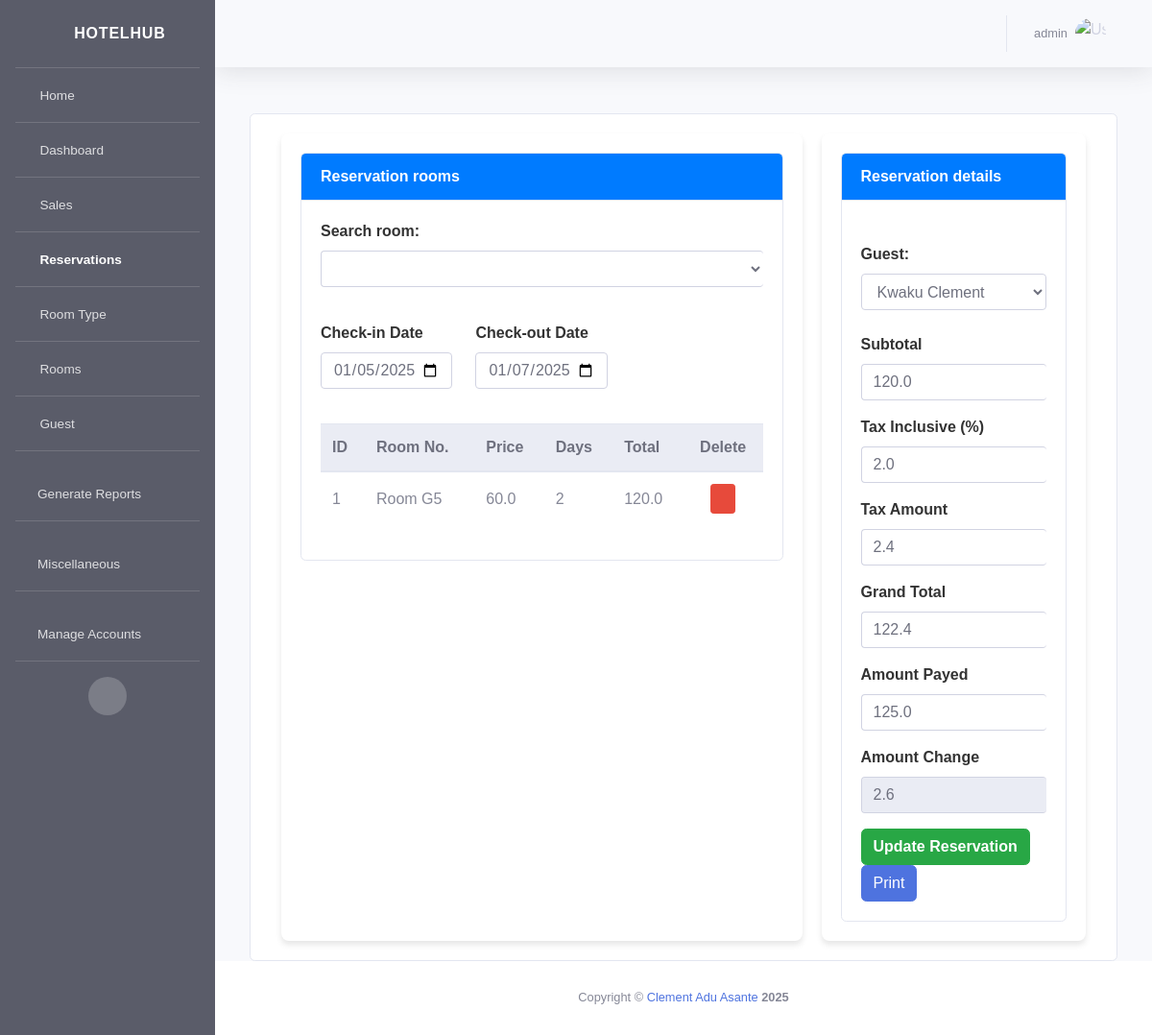
The page /reservations/reservations/2/edit/ (signed in) on the database its author committed.
### authentication/models.py (models this page shows, shortened)
class Users(AbstractBaseUser, PermissionsMixin):
    ROLE_CHOICES = [
        ('admin', 'Admin'),
        ('receptionist', 'Receptionist'),
        ('manager', 'Manager'),
        ('seller', 'Seller')
    ]
    first_name = models.CharField(max_length=256, blank=False, null=False)
    last_name = models.CharField(max_length=256, blank=False, null=False)
    username = models.CharField(max_length=256, unique=True, blank=False, null=False)
    role = models.CharField(max_length=20, choices=ROLE_CHOICES)
    phone = models.CharField(max_length=30, blank=False, null=False)
    address = models.TextField(max_length=256, blank=False, null=False)
    is_active = models.BooleanField(default=True)
    is_staff = models.BooleanField(default=False)
    last_login = models.DateTimeField(null=True, blank=True)
    objects = CustomUserManager()
    USERNAME_FIELD = 'username'
    REQUIRED_FIELDS = []
    class Meta:
        db_table = 'Users'

### reservations/models.py (models this page shows, shortened)
class Reservation(models.Model):
    STATUS_CHOICES = [
        ('Pending', 'Pending'),
        ('Checked In', 'Checked In'),
        ('Checked Out', 'Checked Out'),
        ('Canceled', 'Canceled'),
    ]
    is_deleted = models.BooleanField(default=False)
    deleted_at = models.DateTimeField(null=True, blank=True)
    deleted_by = models.ForeignKey(
        settings.AUTH_USER_MODEL,
        on_delete=models.SET_NULL,
        null=True,
        related_name='deleted_reservations'
    )
    reservation_date = models.DateField(default=now)
    check_in = models.DateTimeField(null=True, blank=True)
    check_out = models.DateTimeField(null=True, blank=True)
    guest = models.ForeignKey(Guest, on_delete=models.CASCADE)
    sub_total = models.FloatField(default=0)
    grand_total = models.FloatField(default=0)
    tax_amount = models.FloatField(default=0)
    tax_percentage = models.FloatField(default=0)
    amount_payed = models.FloatField(default=0)
    amount_change = models.FloatField(default=0)
    status = models.CharField(max_length=20, choices=STATUS_CHOICES, default='Pending')
    created_by = models.ForeignKey(settings.AUTH_USER_MODEL, on_delete=models.CASCADE, null=True, blank=True)
    class Meta:
        db_table = "Reservations"

class ReservationDetail(models.Model):
    reservation = models.ForeignKey(Reservation, on_delete=models.CASCADE)
    room = models.ForeignKey(Room, on_delete=models.CASCADE)
    price = models.FloatField()
    total_detail = models.FloatField()
    days = models.IntegerField(default=1)

### rooms/models.py (models this page shows, shortened)
class Room(models.Model):
    STATUS_CHOICES = (
        ("ACTIVE", "Active"),
        ("INACTIVE", "Inactive")
    )
    name = models.CharField(max_length=256)
    description = models.TextField(max_length=256)
    status = models.CharField(
        choices=STATUS_CHOICES,
        max_length=100,
        verbose_name="Status of the room",
    )
    room_type = models.ForeignKey(
        RoomType, related_name="room_type", on_delete=models.CASCADE, db_column='room_type')
    price = models.FloatField(default=0)
    class Meta:
        db_table = "Room"

### reservations/views.py (the view, shortened to what this page needs)
# urls.py: path('reservations/<int:reservation_id>/edit/', views.reservations_add_create_view, name='reservations_edit'),
@login_required(login_url="/authentication/login/")
def reservations_add_create_view(request, reservation_id=None):
    context = {
        "active_icon": "reservations",
        "guests": [
            g.to_select2() for g in Guest.objects.only("id", "first_name", "last_name")
        ],
    }
    if reservation_id:
        reservation = get_object_or_404(Reservation, id=reservation_id)
        context['reservation'] = reservation
        context['reservation_details'] = reservation.reservationdetail_set.all()
        context['amount_payed'] = reservation.amount_payed
    return render(request, "reservations_add.html", context=context)

### activitylog/activity_logger.py (called while the page is built)
    def __call__(self, request):
        response = self.get_response(request)
        if request.user.is_authenticated:
            action = f"{request.method} {request.path}"
            details = f"User: {request.user.username}, IP: {request.META.get('REMOTE_ADDR')}, User-Agent: {request.META.get('HTTP_USER_AGENT')}"
            ip_address = request.META.get('REMOTE_ADDR')
            mac_address = self.get_mac_address()
            ActivityLog.objects.create(
                user=request.user,
                action=action,
                details=details,
                ip_address=ip_address,
                mac_address=mac_address
            )
        return response

    def get_mac_address(self):
        mac_num = hex(uuid.getnode()).replace('0x', '').upper()
        mac = '-'.join(mac_num[i: i+2] for i in range(0, 11, 2))
        return mac

### guests/models.py (called while the page is built)
    def get_full_name(self):
        return f"{self.first_name} {self.last_name}"

    def to_select2(self):
        return {
            "label": self.get_full_name(),
            "value": self.id
        }

### reservations/templates/reservations_add.html (shortened to what this page needs)
{% extends "base.html" %}
{% load static %}
{% block stylesheets %}
<link
href="{% static 'vendor/datatables/dataTables.bootstrap4.min.css' %}"
rel="stylesheet"
/>
<link
  href="{% static 'assets/select2/select2.min.css' %}"
  rel="stylesheet"
/>
<link
  rel="stylesheet"
  href="{% static 'assets/select2/select2-bootstrap4.min.css' %}"
/>
<link
  rel="stylesheet"
  href="{% static 'assets/bootstrap-touchspin-master/jquery.bootstrap-touchspin.css' %}"
/>
{% endblock stylesheets %}
{% block content %}
<div class="container-fluid">
  <form class="reservationForm" method="post">
    <div class="row mt-4">
      <div class="card col-md-12">
        <div class="card-body ml-0">
          <div class="reservation-container">
            <div class="reservation-left">
              <div class="card card-secondary">
                <div class="card-header">Reservation rooms</div>
                <div class="card-body">
                  <div class="search-room">
                    <div class="form-group">
                      <label>Search room:</label>
                      <div class="input-group">
                        <select
                          class="form-control select2"
                          name="searchbox_rooms"
                          id="searchbox_rooms"
                        ></select>
                      </div>
                    </div>
                  </div>
                  <div class="row">
                    <div class="col-md-4">
                      <div class="form-group">
                        <label for="check_in">Check-in Date</label>
                        <input
                          type="date"
                          name="check_in"
                          class="form-control"
                          id="check_in"
                          required
                          {% if reservation %}value="{{ reservation.check_in|date:'Y-m-d' }}"{% endif %}
                        />
                      </div>
                    </div>
                    <div class="col-md-4">
                      <div class="form-group">
                        <label for="check_out">Check-out Date</label>
                        <input
                          type="date"
                          name="check_out"
                          class="form-control"
                          id="check_out"
                          required
                          {% if reservation %}value="{{ reservation.check_out|date:'Y-m-d' }}"{% endif %}
                        />
                      </div>
                    </div>
                  </div>
                  <div class="card-body table-responsive p-0">
                    <table
                      class="table table-hover text-nowrap"
                      id="table_rooms"
                      style="width: 100%"
                    >
                      <thead class="thead-light">
                        <tr>
                          <th>ID</th>
                          <th>Room No.</th>
                          <th>Price</th>
                          <th>Days</th>
                          <th>Total</th>
                          <th class="text-center">Delete</th>
                        </tr>
                      </thead>
                      <tbody>
                        {% if reservation_details %}
                          {% for detail in reservation_details %}
                            <tr>
                              <td>{{ detail.room.id }}</td>
                              <td>{{ detail.room.name }}</td>
                              <td>{{ detail.price }}</td>
                              <td>{{ detail.days }}</td>
                              <td>{{ detail.total_detail }}</td>
                              <td class="text-center">
                                <a rel="delete" type="button" class="btn btn-sm btn-danger delete-room" data-bs-toggle="tooltip" title="Delete room">
                                  <i class="fas fa-trash-alt fa-xs"></i>
                                </a>
                              </td>
                            </tr>
                          {% endfor %}
                        {% endif %}
                      </tbody>
                    </table>
                  </div>
                </div>
              </div>
            </div>
            <div class="reservation-right">
              <div class="card card-secondary">
                <div class="card-header">Reservation details</div>
                <div class="card-body">
                  <div class="form-group mt-4">
                    <label for="guest">Guest:</label>
                    <select
                      name="guest"
                      class="form-control"
                      id="searchbox_guests"
                      required
                    >
                      {% for guest in guests %}
                      <option value="{{ guest.value }}" {% if reservation and reservation.guest.id == guest.value %}selected{% endif %}>
                        {{ guest.label }}
                      </option>
                      {% endfor %}
                    </select>
                  </div>
                  <div class="form-group mt-4">
                    <label>Subtotal</label>
                    <div class="input-group">
                      <input name="sub_total" class="form-control" required {% if reservation %}value="{{ reservation.sub_total }}"{% endif %} />
                    </div>
                  </div>
                  <div class="form-group">
                    <label>Tax Inclusive (%)</label>
                    <div class="input-group">
                      <input
                        name="tax_percentage"
                        class="form-control"
                        value="{% if reservation %}{{ reservation.tax_percentage }}{% else %}0{% endif %}"
                        required
                      />
                    </div>
                  </div>
                  <div class="form-group">
                    <label>Tax Amount</label>
                    <div class="input-group">
                      <input name="tax_amount" class="form-control" required {% if reservation %}value="{{ reservation.tax_amount }}"{% endif %} />
                    </div>
                  </div>
                  <div class="form-group">
                    <label>Grand Total</label>
                    <div class="input-group">
                      <input name="grand_total" class="form-control" required {% if reservation %}value="{{ reservation.grand_total }}"{% endif %} />
                    </div>
                  </div>
                  <div class="form-group">
                    <label>Amount Payed</label>
                    <div class="input-group">
                      <input
                        name="amount_payed"
                        class="form-control"
                        required
                        {% if reservation %}value="{{ reservation.amount_payed }}"{% endif %}
                      />
                    </div>
                  </div>
                  <div class="form-group">
                    <label>Amount Change</label>
                    <div class="input-group">
                      <input
                        name="amount_change"
                        class="form-control"
                        required
                        {% if reservation %}value="{{ reservation.amount_change }}"{% endif %}
                        readonly
                      />
                    </div>
                  </div>
                  <button
                    type="submit"
                    class="btn btn-success font-weight-bold"
                  >
                    {% if reservation %}
                      Update Reservation
                    {% else %}
                      Create Reservation
                    {% endif %}
                  </button>
                  <button type="button" class="btn btn-primary" id="printButton">Print</button>
                </div>
              </div>
            </div>
          </div>
        </div>
      </div>
    </div>
  </form>
</div>
{% endblock content %}

### templates/navbar.html (shortened to what this page needs)
{% load static %}
<nav class="navbar navbar-expand navbar-light bg-gradient topbar mb-4 static-top shadow">
    <ul class="navbar-nav ml-auto">
        <li class="nav-item dropdown">
            <a class="nav-link dropdown-toggle" href="#" id="userDropdown" role="button" data-toggle="dropdown" aria-expanded="false">
                <span class="mr-2 d-none d-lg-inline text-gray-600 small">{{ request.user.username }}</span>
                <img class="img-profile rounded-circle" src="{% static 'img/undraw_profile.svg' %}" alt="User Profile">
            </a>
        </li>
    </ul>
</nav>

### reservations/templates/reservations_add.html (style rules this page uses)
body { font-family: "Arial", sans-serif; background-color: #f8f9fa; }
.reservation-container { display: flex; justify-content: space-between; gap: 20px; }
.reservation-left, .reservation-right { background-color: #fff; border-radius: 8px; box-shadow: 0 4px 6px rgba(0, 0, 0, 0.1); padding: 20px; }
.reservation-left { width: 65%; }
.reservation-right { width: 33%; }
.reservation-left .card-body { display: flex; flex-direction: column; }
.search-room { margin-bottom: 20px; width: 100%; }
.table-responsive { margin-top: 20px; width: 100%; }
.form-group label { font-weight: bold; color: #333; }
.btn-success { background-color: #28a745; border-color: #28a745; transition: background-color 0.3s, border-color 0.3s; }
.card-header { background-color: #007bff; color: #fff; font-weight: bold; border-radius: 8px 8px 0 0; }
.form-control { border-radius: 4px; }
.input-group .form-control { border-right: 0; }
.table th { background-color: #f1f1f1; }
.table td, .table th { vertical-align: middle; }

### rows shown on the page
Users: user.username "admin"
Reservation: check_in "01/05/2025", check_out "01/07/2025", guest "Kwaku Clement", sub_total "120.0", tax_percentage "2.0", tax_amount "2.4", grand_total "122.4", amount_payed "125.0", amount_change "2.6"
ReservationDetail: room.id "1", room.name "Room G5", price "60.0", days "2", total_detail "120.0"
